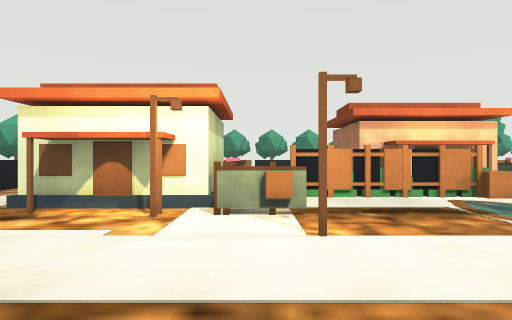
View 1 (above)

24 first-person views from a walk through a scene from a Unity 3-D project. The camera is 1.5 m above the floor, looks level and sees 75° across. The floor is counted in squares, 2 m on a side. Each view is taken from the middle of a square. On the plan, view 1 faces up. The plan holds only what a view shows up to about 11 squares ahead; the rest is blank. The place goes on beyond the plan. The player is left out. Some animated figures are not drawn. Some surface patterns are stand-ins.

View 2
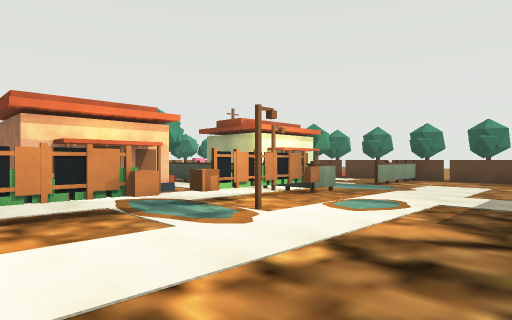

View 3
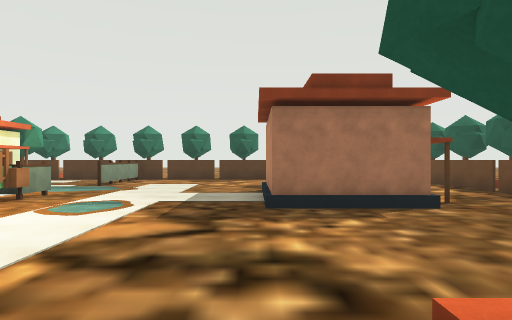

View 4
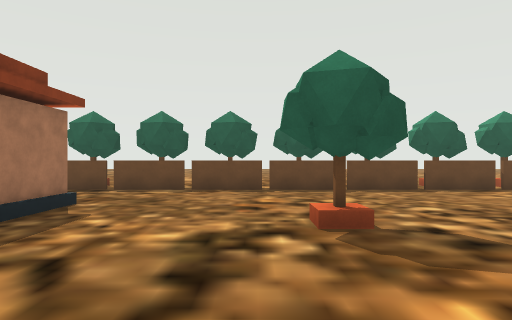

View 5
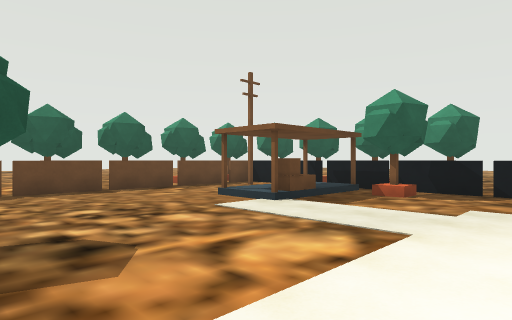

View 6
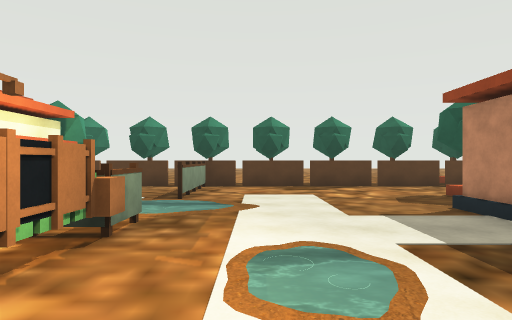

View 7
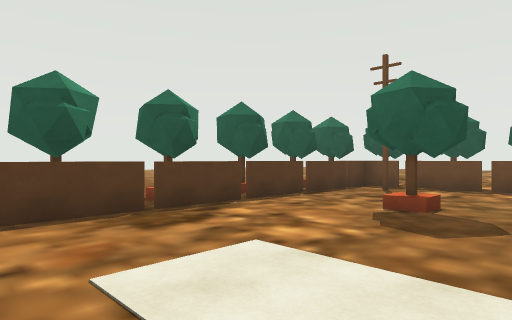

View 8
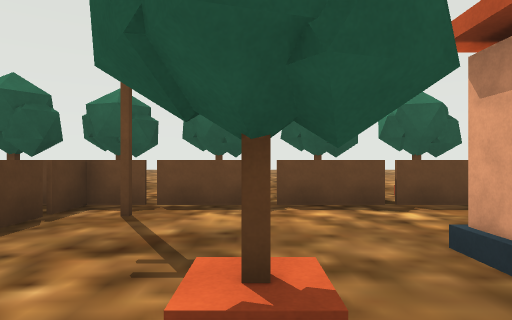

View 9
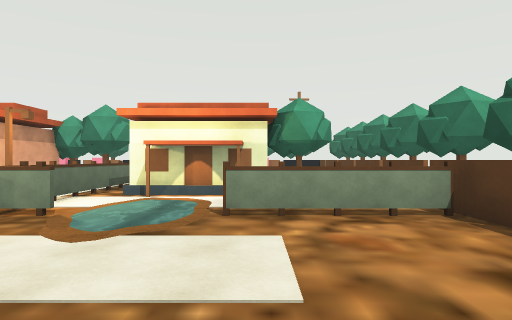

View 10
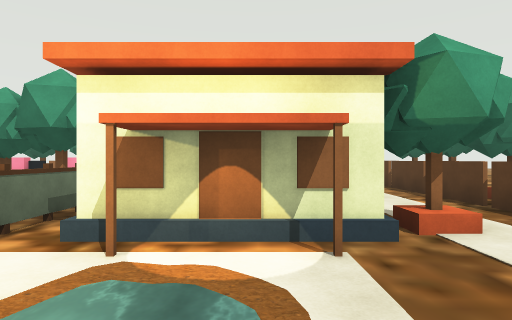

View 11
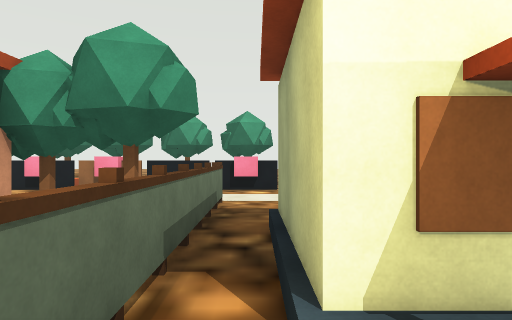

View 12
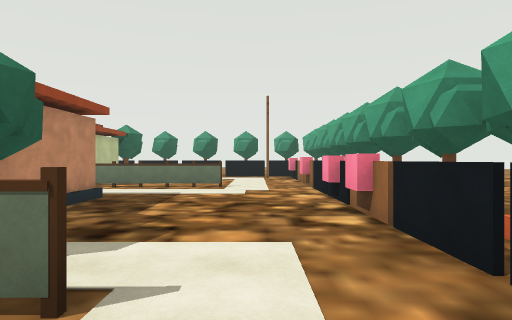

View 13
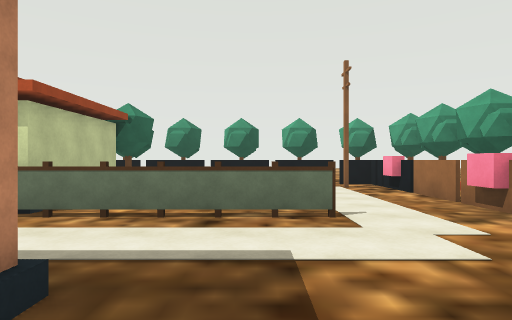

View 14
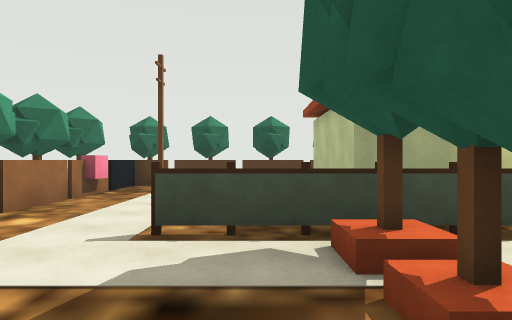

View 15
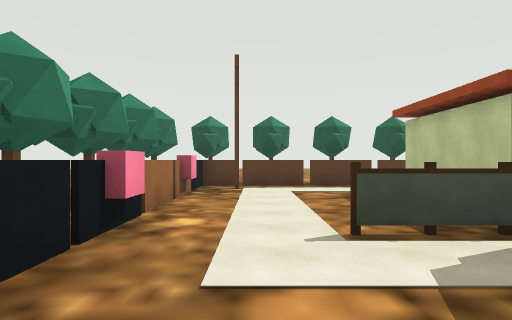

View 16
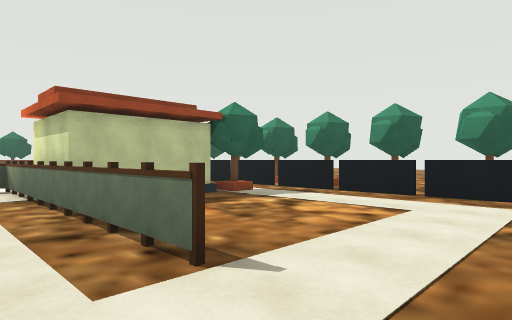

View 17
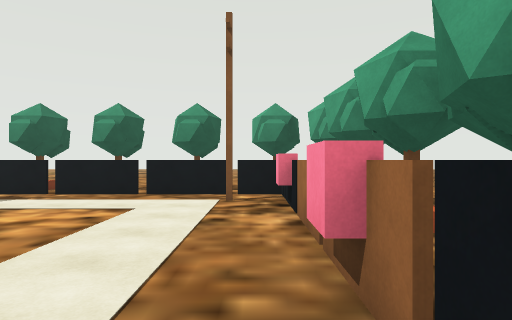

View 18
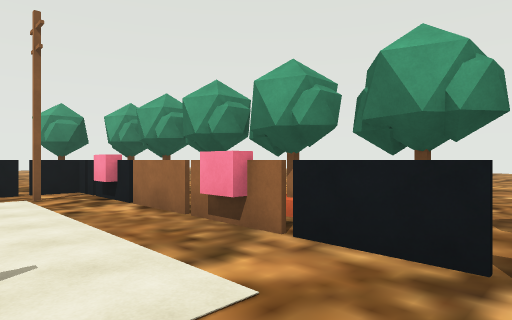

View 19
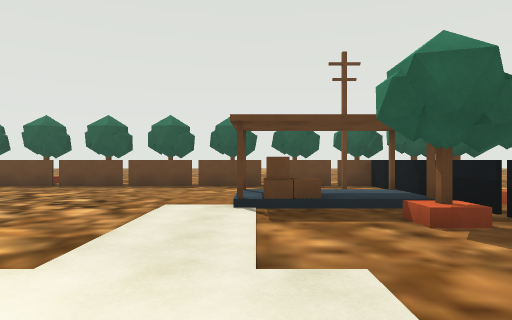

View 20
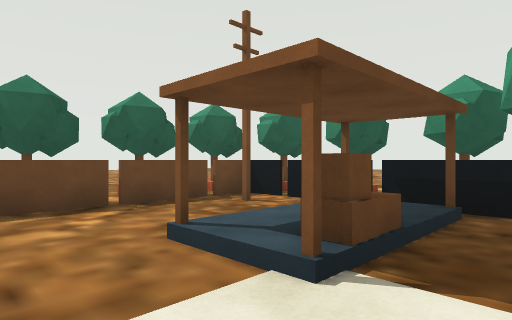

View 21
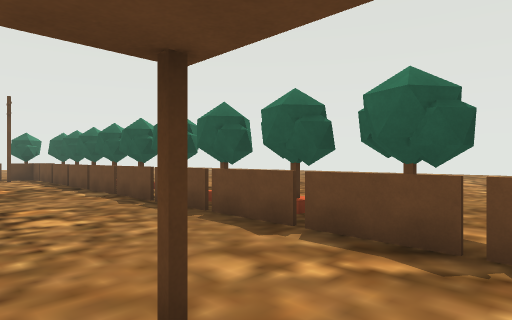

View 22
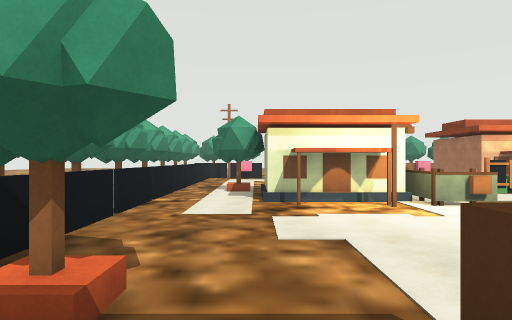

View 23
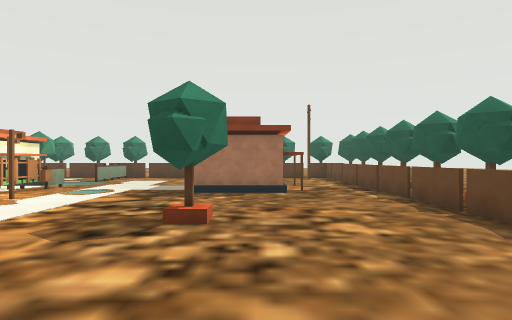

View 24
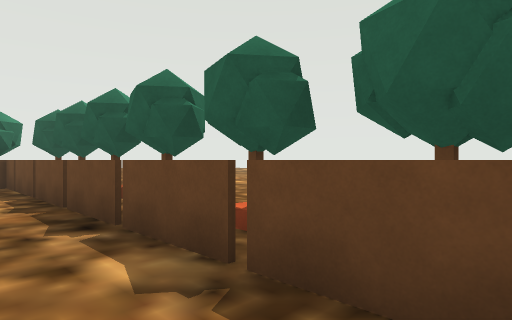

### Floor plan
Key: @ floor where view 1 was taken; # wall or solid block; x gap in a wall; . main floor; : floor 0.25 m higher than the main floor; / step, stairs or slope; = window, fence, low wall or low ledge; ~ water the walk can cross; O other object.
Columns run from 7 left of view 1 to 15 right of it. Each row starts with its distance up from view 1.
 16  x  x.x x. #   #  # #
 15 ##xx#=#=#xx#####==####
 14 ..OO..O..O.O...O..O.O=
 13  .O.................O=
 12  ......#......#......=
 11  ......=......=......=
 10  ......=.///#.#////..=
  9  ......=./###.=/###..=
  8  .#///#=./###.=/####.=
  7  ../###..////.=////..=
  6  ../###=OOO.OO=......=
  5  ..///#O  OO   O~~===#
  4  .....O.OO.OOOOO~~...=
  3  .......O....~.......=
  2  ....................=
  1  ....................=
  0  .#....@.....////....=
 -1  O/OOO...#.../###.#..=
 -2  /:::......../###....=
 -3  O//O........////....=
 -4  .O.................O=
 -5 ..O.................O=
 -6 ##x#x#x#x#x#x#x#x#x#x##
 -7  x x.x x.x.x.x.x x.x.#

Where each view was taken, in squares from view 1:
view 1: 0 up, 0 right, facing up
view 2: 0 up, 1 right, facing up-right
view 3: 0 up, 1 right, facing right
view 4: 3 up, 3 right, facing down
view 5: 3 up, 2 right, facing down-left
view 6: 3 up, 4 right, facing right
view 7: 4 up, 9 right, facing down-right
view 8: 0 up, 11 right, facing down
view 9: 0 up, 11 right, facing up
view 10: 4 up, 10 right, facing up
view 11: 6 up, 8 right, facing up
view 12: 13 up, 9 right, facing left
view 13: 11 up, 4 right, facing left
view 14: 11 up, 4 right, facing right
view 15: 13 up, 4 right, facing right
view 16: 14 up, 1 right, facing down-left
view 17: 14 up, 1 right, facing left
view 18: 12 up, 2 right, facing up-left
view 19: 4 up, 3 left, facing down
view 20: 0 up, 1 left, facing down-left
view 21: 2 down, 4 left, facing down-right
view 22: 2 down, 4 left, facing up
view 23: 2 down, 3 left, facing right
view 24: 4 down, 3 right, facing down-right
